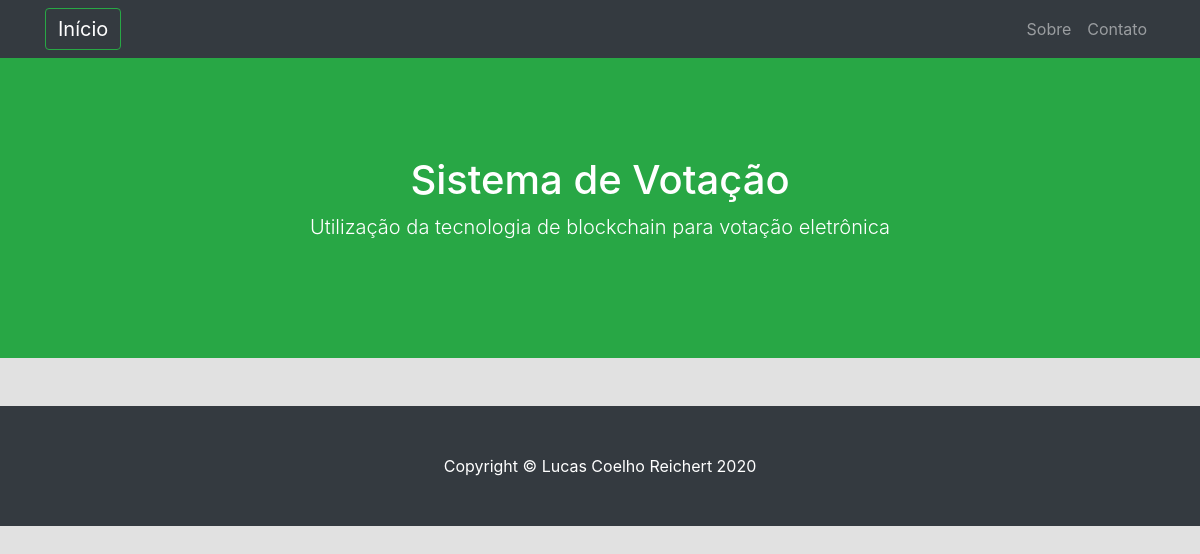
Page /cursos/consulta/ on the earlier database version.
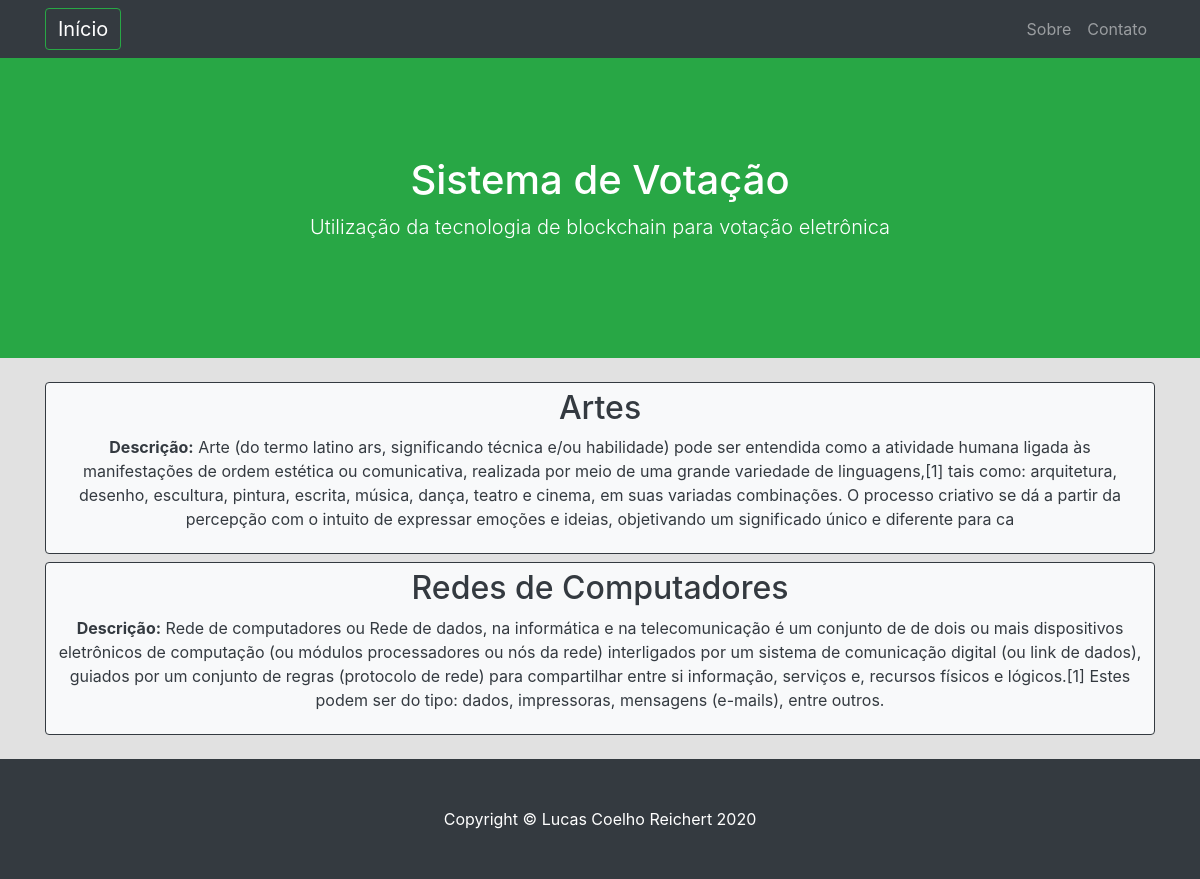
Same page on the later database version.
### cursos/models.py (models this page shows, shortened)
class Cursos(models.Model):
    nome = models.CharField(max_length=100)
    descricao = models.CharField(max_length=500)
    carga_horaria = models.IntegerField()
    centro = models.CharField(max_length=50) # pensar em criar uma tabela para o centro
    data = models.DateTimeField(default=timezone.now)

### cursos/views.py (the view)
# urls.py: path('consulta/', views.consulta, name='consulta_cursos'),
def consulta(request): # Listagem dos cursos criados
    cursos = Cursos.objects.filter().order_by('nome') #buscar os cursos no banco e ordenar pelo nome
    return render(request, 'cursos/consulta.html', {'cursos': cursos}) #chamar o template de consulta, passando a lista de cursos como parâmetro

### cursos/templates/cursos/consulta.html
{% extends 'base.html' %}
{% block content %}
    {% for curso in cursos %}
        <a method="POST" class="btn btn-light btn-block btn-outline-dark" href="{% url 'edicao_cursos' pk=curso.pk %}"><div>
            <h2> {{ curso.nome }}</h2>
            <p><b>Descrição:</b> {{ curso.descricao}}</p>
        </div></a>
    {% endfor %}
{% endblock %}

Differences in the rows shown:
added Cursos: nome "Artes", descricao "Arte (do termo latino ars, significando técnica e/ou habilidade) pode ser entendida como a atividade humana ligada às manifestações de ordem estética ou comunicativa, realizada por meio de uma grande variedade de linguagens,[1] tais como: arquitetura, desenho, escultura, pintura, escrita, música, dança, teatro e cinema, em suas variadas combinações. O processo criativo se dá a partir da percepção com o intuito de expressar emoções e ideias, objetivando um significado único e diferente para ca"
added Cursos: nome "Redes de Computadores", descricao "Rede de computadores ou Rede de dados, na informática e na telecomunicação é um conjunto de de dois ou mais dispositivos eletrônicos de computação (ou módulos processadores ou nós da rede) interligados por um sistema de comunicação digital (ou link de dados), guiados por um conjunto de regras (protocolo de rede) para compartilhar entre si informação, serviços e, recursos físicos e lógicos.[1] Estes podem ser do tipo: dados, impressoras, mensagens (e-mails), entre outros."
